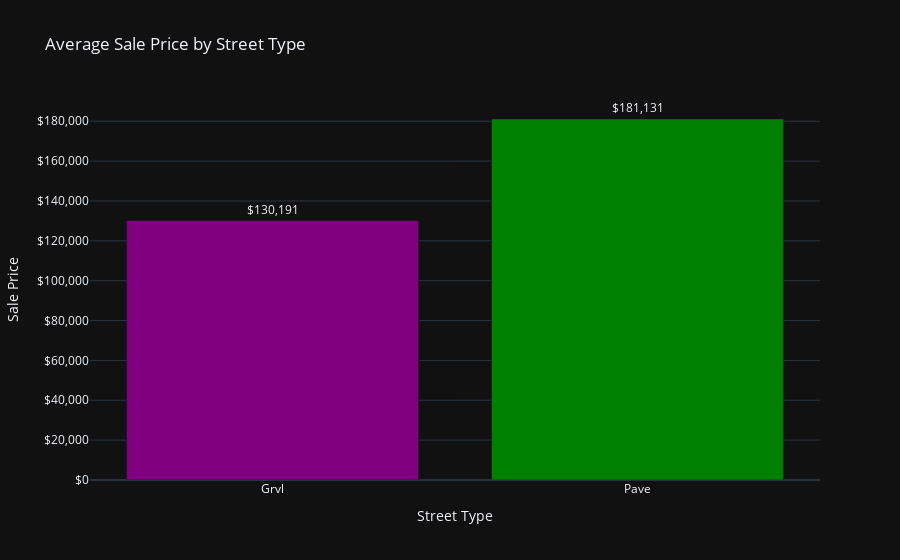
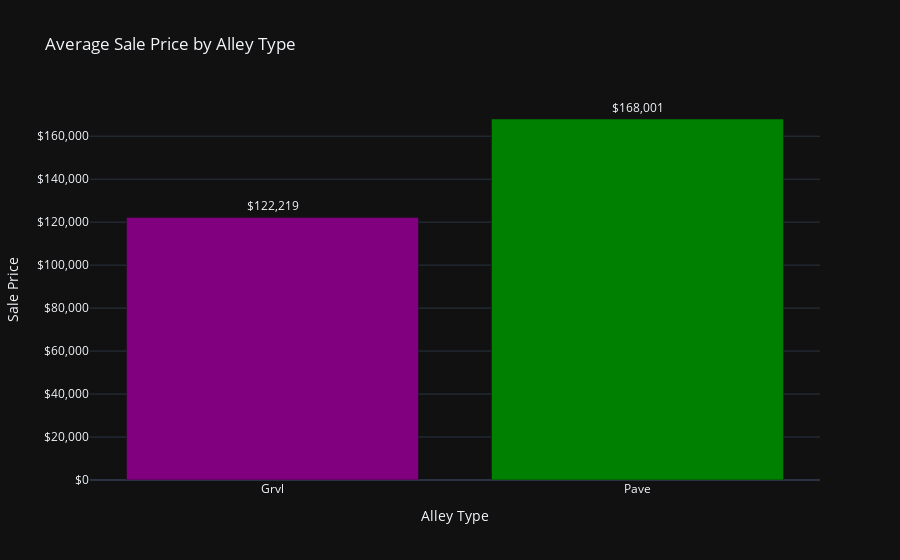

The notebook cell saved with these charts, in order:
### Code cell
# 3. Street and alley access types effect on sale price
street_prices = X_train.groupby('Street')['SalePrice'].mean()
alley_prices = X_train.groupby('Alley')['SalePrice'].mean()

# Street Prices
colors_street = np.where(street_prices.index == 'Pave', 'purple', 'green')
fig5 = px.bar(x=street_prices.index, y=street_prices.values, title='Average Sale Price by Street Type',
              template='plotly_dark', text=street_prices.values,
              color=colors_street, color_discrete_sequence=['purple', 'green'])

fig5.update_traces(texttemplate='$%{text:,.0f}', textposition='outside')
fig5.update_yaxes(title='Sale Price', tickprefix='$', tickformat=',')
fig5.update_xaxes(title='Street Type')
fig5.update_layout(showlegend=False)

# Alley Prices
colors_alley = np.where(alley_prices.index == 'Pave', 'purple', 'green')
fig6 = px.bar(x=alley_prices.index, y=alley_prices.values, title='Average Sale Price by Alley Type',
              template='plotly_dark', text=alley_prices.values,
              color=colors_alley, color_discrete_sequence=['purple', 'green'])

fig6.update_traces(texttemplate='$%{text:,.0f}', textposition='outside')
fig6.update_yaxes(title='Sale Price', tickprefix='$', tickformat=',')
fig6.update_xaxes(title='Alley Type')
fig6.update_layout(showlegend=False)

fig5.show()
fig6.show()

### Figure 1 — Plotly figure (JSON) as saved in the notebook; plotly's stock layout.template omitted (floating-point values rounded to 4 significant figures)
{"data": [{"alignmentgroup": "True", "hovertemplate": "color=green<br>x=%{x}<br>y=%{y}<br>text=%{text}<extra></extra>", "legendgroup": "green", "marker": {"color": "purple", "pattern": {"shape": ""}}, "name": "green", "offsetgroup": "green", "orientation": "v", "showlegend": true, "text": [130200.0], "textposition": "outside", "texttemplate": "$%{text:,.0f}", "type": "bar", "x": ["Grvl"], "xaxis": "x", "y": [130200.0], "yaxis": "y"}, {"alignmentgroup": "True", "hovertemplate": "color=purple<br>x=%{x}<br>y=%{y}<br>text=%{text}<extra></extra>", "legendgroup": "purple", "marker": {"color": "green", "pattern": {"shape": ""}}, "name": "purple", "offsetgroup": "purple", "orientation": "v", "showlegend": true, "text": [181100.0], "textposition": "outside", "texttemplate": "$%{text:,.0f}", "type": "bar", "x": ["Pave"], "xaxis": "x", "y": [181100.0], "yaxis": "y"}], "layout": {"barmode": "relative", "legend": {"title": {"text": "color"}, "tracegroupgap": 0}, "showlegend": false, "title": {"text": "Average Sale Price by Street Type"}, "xaxis": {"anchor": "y", "domain": [0, 1], "title": {"text": "Street Type"}}, "yaxis": {"anchor": "x", "domain": [0, 1], "tickformat": ",", "tickprefix": "$", "title": {"text": "Sale Price"}}}}

### Figure 2 — Plotly figure (JSON) as saved in the notebook; plotly's stock layout.template omitted (floating-point values rounded to 4 significant figures)
{"data": [{"alignmentgroup": "True", "hovertemplate": "color=green<br>x=%{x}<br>y=%{y}<br>text=%{text}<extra></extra>", "legendgroup": "green", "marker": {"color": "purple", "pattern": {"shape": ""}}, "name": "green", "offsetgroup": "green", "orientation": "v", "showlegend": true, "text": [122200.0], "textposition": "outside", "texttemplate": "$%{text:,.0f}", "type": "bar", "x": ["Grvl"], "xaxis": "x", "y": [122200.0], "yaxis": "y"}, {"alignmentgroup": "True", "hovertemplate": "color=purple<br>x=%{x}<br>y=%{y}<br>text=%{text}<extra></extra>", "legendgroup": "purple", "marker": {"color": "green", "pattern": {"shape": ""}}, "name": "purple", "offsetgroup": "purple", "orientation": "v", "showlegend": true, "text": [168000.0], "textposition": "outside", "texttemplate": "$%{text:,.0f}", "type": "bar", "x": ["Pave"], "xaxis": "x", "y": [168000.0], "yaxis": "y"}], "layout": {"barmode": "relative", "legend": {"title": {"text": "color"}, "tracegroupgap": 0}, "showlegend": false, "title": {"text": "Average Sale Price by Alley Type"}, "xaxis": {"anchor": "y", "domain": [0, 1], "title": {"text": "Alley Type"}}, "yaxis": {"anchor": "x", "domain": [0, 1], "tickformat": ",", "tickprefix": "$", "title": {"text": "Sale Price"}}}}
